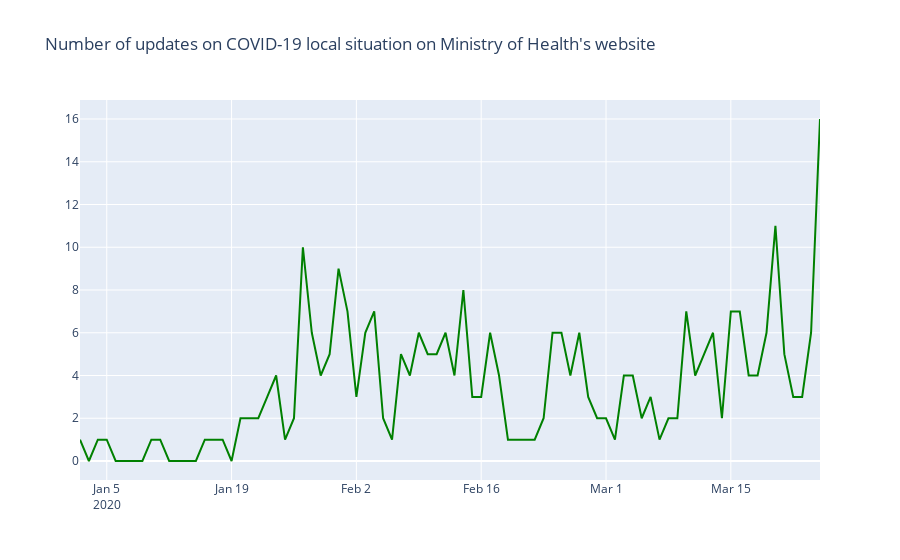

Notebook code for this chart:
### Code cell
fig = go.Figure()

fig.add_trace(go.Scatter(
    x=updates_daily['date'],
    y=updates_daily['text'],
    hovertext=updates_daily[['date','text']].values,
    hoverinfo="x+y+text",
    marker=dict(
        color="green"
    ),
    showlegend=False
))

fig.update_layout(
    title="Number of updates on COVID-19 local situation on Ministry of Health's website"#,
    #xaxis_title="x Axis Title",
    #yaxis_title="y Axis Title",
    #font=dict(
    #    family="Courier New, monospace",
    #    size=18,
    #    color="#7f7f7f"
    )

fig.show()

### Figure 1 — Plotly figure (JSON) as saved in the notebook; plotly's stock layout.template omitted (floating-point values rounded to 4 significant figures; data arrays with more than 128 entries replaced by an {"elided": "..."} marker saying what was removed)
{"data": [{"hoverinfo": "x+y+text", "hovertext": {"elided": "84x2 mixed values"}, "marker": {"color": "green"}, "showlegend": false, "type": "scatter", "x": ["2020-01-02T00:00:00", "2020-01-03T00:00:00", "2020-01-04T00:00:00", "2020-01-05T00:00:00", "2020-01-06T00:00:00", "2020-01-07T00:00:00", "2020-01-08T00:00:00", "2020-01-09T00:00:00", "2020-01-10T00:00:00", "2020-01-11T00:00:00", "2020-01-12T00:00:00", "2020-01-13T00:00:00", "2020-01-14T00:00:00", "2020-01-15T00:00:00", "2020-01-16T00:00:00", "2020-01-17T00:00:00", "2020-01-18T00:00:00", "2020-01-19T00:00:00", "2020-01-20T00:00:00", "2020-01-21T00:00:00", "2020-01-22T00:00:00", "2020-01-23T00:00:00", "2020-01-24T00:00:00", "2020-01-25T00:00:00", "2020-01-26T00:00:00", "2020-01-27T00:00:00", "2020-01-28T00:00:00", "2020-01-29T00:00:00", "2020-01-30T00:00:00", "2020-01-31T00:00:00", "2020-02-01T00:00:00", "2020-02-02T00:00:00", "2020-02-03T00:00:00", "2020-02-04T00:00:00", "2020-02-05T00:00:00", "2020-02-06T00:00:00", "2020-02-07T00:00:00", "2020-02-08T00:00:00", "2020-02-09T00:00:00", "2020-02-10T00:00:00", "2020-02-11T00:00:00", "2020-02-12T00:00:00", "2020-02-13T00:00:00", "2020-02-14T00:00:00", "2020-02-15T00:00:00", "2020-02-16T00:00:00", "2020-02-17T00:00:00", "2020-02-18T00:00:00", "2020-02-19T00:00:00", "2020-02-20T00:00:00", "2020-02-21T00:00:00", "2020-02-22T00:00:00", "2020-02-23T00:00:00", "2020-02-24T00:00:00", "2020-02-25T00:00:00", "2020-02-26T00:00:00", "2020-02-27T00:00:00", "2020-02-28T00:00:00", "2020-02-29T00:00:00", "2020-03-01T00:00:00", "2020-03-02T00:00:00", "2020-03-03T00:00:00", "2020-03-04T00:00:00", "2020-03-05T00:00:00", "2020-03-06T00:00:00", "2020-03-07T00:00:00", "2020-03-08T00:00:00", "2020-03-09T00:00:00", "2020-03-10T00:00:00", "2020-03-11T00:00:00", "2020-03-12T00:00:00", "2020-03-13T00:00:00", "2020-03-14T00:00:00", "2020-03-15T00:00:00", "2020-03-16T00:00:00", "2020-03-17T00:00:00", "2020-03-18T00:00:00", "2020-03-19T00:00:00", "2020-03-20T00:00:00", "2020-03-21T00:00:00", "2020-03-22T00:00:00", "2020-03-23T00:00:00", "2020-03-24T00:00:00", "2020-03-25T00:00:00"], "y": [1, 0, 1, 1, 0, 0, 0, 0, 1, 1, 0, 0, 0, 0, 1, 1, 1, 0, 2, 2, 2, 3, 4, 1, 2, 10, 6, 4, 5, 9, 7, 3, 6, 7, 2, 1, 5, 4, 6, 5, 5, 6, 4, 8, 3, 3, 6, 4, 1, 1, 1, 1, 2, 6, 6, 4, 6, 3, 2, 2, 1, 4, 4, 2, 3, 1, 2, 2, 7, 4, 5, 6, 2, 7, 7, 4, 4, 6, 11, 5, 3, 3, 6, 16]}], "layout": {"title": {"text": "Number of updates on COVID-19 local situation on Ministry of Health's website"}}}
